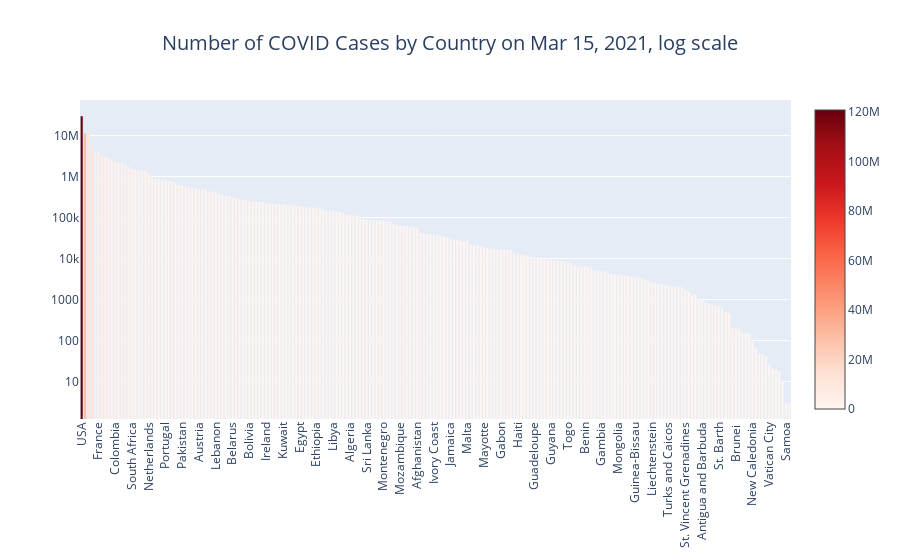

The notebook cell saved with this chart:
### Code cell
bar = go.Bar(x=country_df['Country'], y=country_df['Total Cases'], marker=dict(color=df['Total Cases'], colorscale='Reds', showscale=True))
fig = go.Figure(data=[bar])
fig.update_layout(title={'text': 'Number of COVID Cases by Country on %s, log scale' % yesterday_str, 'x': 0.5,
                         'xanchor': 'center', 'font': {'size': 20}}, yaxis_type="log", xaxis_tickangle=-90)

### Figure 1 — Plotly figure (JSON) as saved in the notebook; plotly's stock layout.template omitted (floating-point values rounded to 4 significant figures; data arrays with more than 128 entries replaced by an {"elided": "..."} marker saying what was removed)
{"data": [{"marker": {"color": {"elided": "213 int values"}, "colorscale": [[0, "rgb(255,245,240)"], [0.125, "rgb(254,224,210)"], [0.25, "rgb(252,187,161)"], [0.375, "rgb(252,146,114)"], [0.5, "rgb(251,106,74)"], [0.625, "rgb(239,59,44)"], [0.75, "rgb(203,24,29)"], [0.875, "rgb(165,15,21)"], [1, "rgb(103,0,13)"]], "showscale": true}, "type": "bar", "x": {"elided": "212 str values"}, "y": {"elided": "212 int values"}}], "layout": {"title": {"font": {"size": 20}, "text": "Number of COVID Cases by Country on Mar 15, 2021, log scale", "x": 0.5, "xanchor": "center"}, "xaxis": {"tickangle": -90}, "yaxis": {"type": "log"}}}
